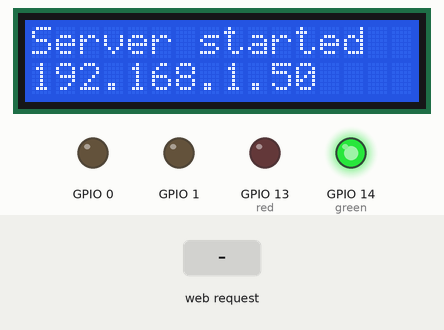
Recording of a sketch running on a simulated ESP8266 (NodeMCU). On the bench: 16×2 character LCD, output pins drawn as LEDs (lit = HIGH). The test bench sets the inputs (shaded band). WiFi joins after 1.5 s; servers stay silent unless stated; what the sketch prints to the serial monitor is not drawn.

Above: at 3.3 s.
3.4 s: HTTP request GET /api/act?state=1 received
At 4.3 s:
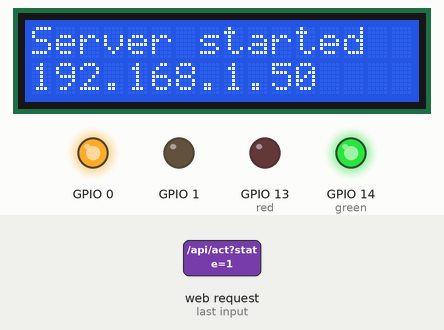
4.9 s: HTTP request GET /api/act?digital=1&state=1 received
At 5.5 s:
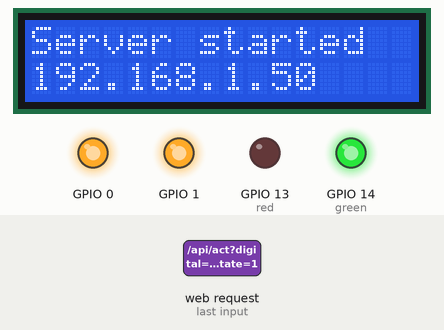
6.4 s: HTTP request GET /api/act received
At 7.8 s:
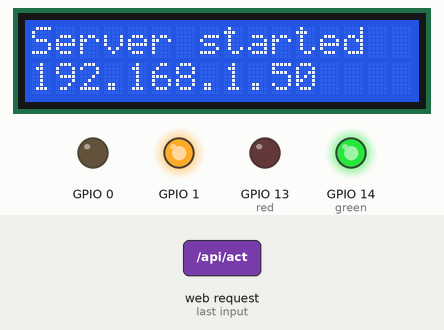
Timing chart, 0 to 9.4 s (numbered marks = the images above; inputs shaded):
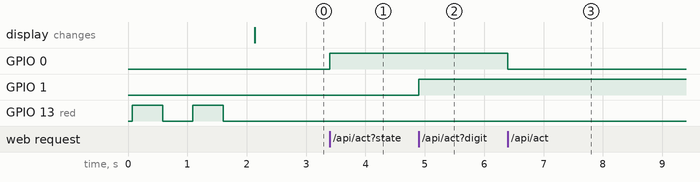

Measured:
- after the input at 3.4 s, GPIO 0: LOW → HIGH at once
- after the input at 4.9 s, GPIO 1: LOW → HIGH at once
- after the input at 6.4 s, GPIO 0: HIGH → LOW at once

The sketch:

firmware.ino
```cpp
// Import libraries
#include <Wire.h>
#include <ArduinoJson.h>
#include <ESP8266WiFi.h>
#include <ESP8266WebServer.h>
#include <ESP8266HTTPClient.h>
#include <LiquidCrystal_I2C.h>

// Init WiFi and HTTO
WiFiClient wifiClient;
HTTPClient httpClient;
LiquidCrystal_I2C lcd(0x27, 16, 2);

// WiFi Cerditionals
String ssid = "Apple";
String password = "";

// LED digitals
// int white = 16;
// int blue = 15
int green = 14;
int red = 13;

String baseUrl = "http://192.168.50.4:5000/api";

// Start Web Server on port 80
ESP8266WebServer server(80);

// Sample controller
void sayHi() {
  if (server.method() != HTTP_GET) {
    server.send(405, "text/plain", "Method Not Allowed");
    return;
  }

  DynamicJsonDocument doc(1024);

  doc["message"] = "Hi";

  String json;
  serializeJson(doc, json);

  server.send(200, "application/json", json);
}

void predict() {
  if (server.method() != HTTP_GET) {
    server.send(405, "text/plain", "Method Not Allowed");
    return;
  }

  httpClient.setURL(baseUrl + "/predict");

  DynamicJsonDocument doc(1024);

  doc["question"] = "deep";

  String json;
  serializeJson(doc, json);

  int httpCode = httpClient.POST(json);

  String response = httpClient.getString();

  deserializeJson(doc, response);

  server.send(httpCode, "application/json", response);

  httpClient.end();
}

// Handle not found controller
void handleNotFound() {
  DynamicJsonDocument doc(1024);

  doc["message"] = "Not found";

  String json;
  serializeJson(doc, json);

  server.send(404, "application/json", json);
}

void act() {
  if (server.method() != HTTP_GET) {
    server.send(405, "text/plain", "Method Not Allowed");
    return;
  }

  String digital_arg = server.arg("digital");
  String state_arg = server.arg("state");

  int digital_pin = digital_arg.toInt();
  bool state = state_arg.toInt() == 1;

  pinMode(digital_pin, OUTPUT);
  digitalWrite(digital_pin, state);

  Serial.println(String(digital_pin));
  Serial.println(String(state));

  DynamicJsonDocument doc(1024);

  doc["message"] = "System updated";

  String json;
  serializeJson(doc, json);

  server.send(200, "application/json", json);
}

void setup() {
  lcd.init();                  // Init LCD
  Serial.begin(9600);          // Init Serial
  WiFi.begin(ssid, password);  // Init WiFi

  lcd.backlight();  // Turn the LCD on

  // pinMode(white, OUTPUT);
  // pinMode(blue, OUTPUT);
  pinMode(green, OUTPUT);
  pinMode(red, OUTPUT);

  // Check WiFi is connection
  while (WiFi.status() != WL_CONNECTED) {
    lcd.clear();
    lcd.setCursor(0, 0);

    digitalWrite(red, HIGH);
    Serial.println("Connecting . . .");
    lcd.print("Connecting . . .");

    delay(500);

    digitalWrite(red, LOW);
    delay(500);
  }

  lcd.clear();

  lcd.setCursor(0, 0);
  lcd.print("Server started");

  lcd.setCursor(0, 1);
  lcd.print(WiFi.localIP().toString());

  // Return that Wifi started
  Serial.println("Connected to WiFi");

  // API Instance
  httpClient.begin(wifiClient, baseUrl);

  // API routes
  server.on("/api", sayHi);
  server.on("/api/predict", predict);
  server.on("/api/act", act);
  server.onNotFound(handleNotFound);

  // Setup server
  server.begin();

  // Return that server started
  Serial.println("Server started");

  // Connected
  Serial.println("Connected.");
  digitalWrite(green, HIGH);
}

void loop() {
  // Start to handle
  server.handleClient();
}
```
